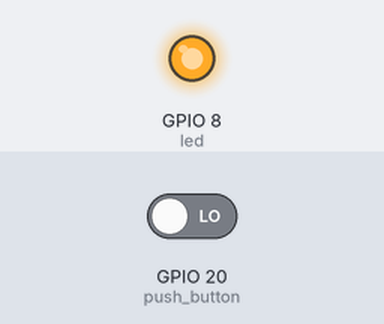
The program below on a simulated ESP32 board running MicroPython. On the bench: output pins drawn as LEDs (lit = HIGH). Inputs (shaded band) come from the test bench; at power-on: GPIO 20 (push_button) LOW.

Above: at 1.2 s.
1.3 s: GPIO 20 (push_button) driven HIGH
At 11.0 s:
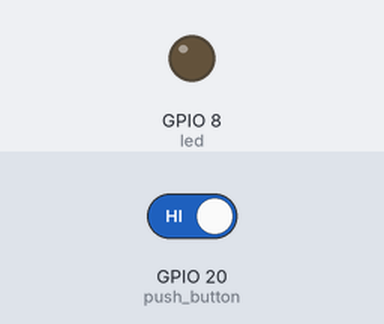
11.5 s: GPIO 20 (push_button) driven LOW
At 12.1 s:
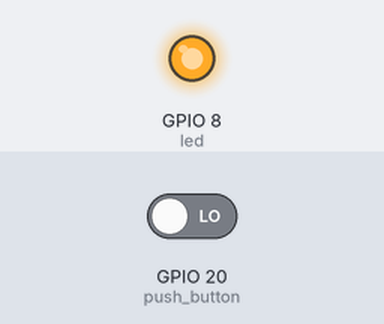
Timing chart, 0 to 14.5 s (numbered marks = the images above; inputs shaded):
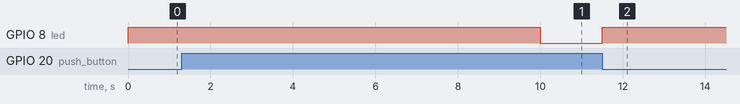

The program:

01_pico.py
```python
from time import sleep
from machine import Pin

led = Pin(8, Pin.OUT)    # 1 number in is Output
push_button = Pin(20, Pin.IN)  # 20 number pin is input

while True:

  logic_state = push_button.value()
  if logic_state == True:     # if push_button pressed
      led.value(0)           # led will turn ON
  else:                      # if push_button not pressed
      led.value(1)             # led will turn OFF
      sleep(10)
```

Measured:
- after the input at 1.3 s, GPIO 8 (led): HIGH → LOW after 8.7 s
- after the input at 11.5 s, GPIO 8 (led): LOW → HIGH at once
